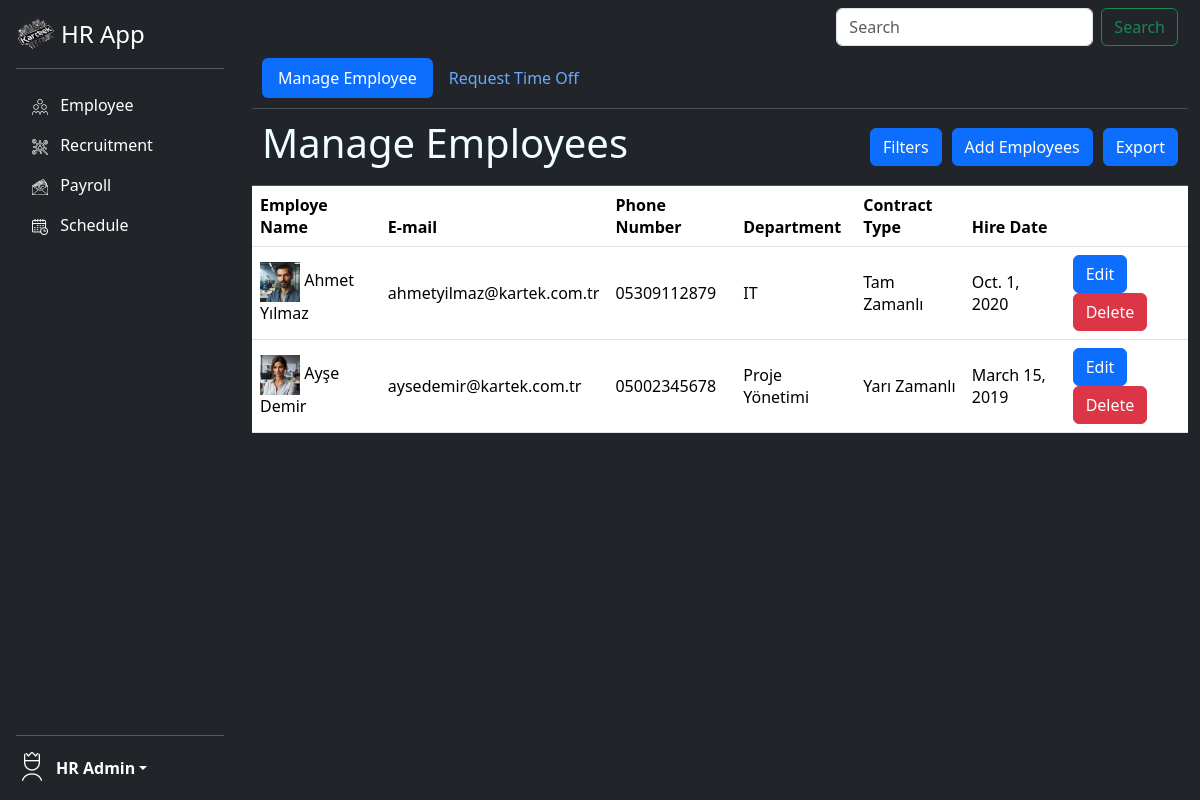
Screenshot of /hr_app/ with the database file from the repository.
### hr_app/models.py (models this page shows, shortened)
class Employee(models.Model):
    name = models.CharField(max_length=100)
    email = models.EmailField(help_text="someone@kartek.com",unique=True)
    phone = models.CharField(max_length=15)
    address = models.TextField(null=True)
    position = models.CharField(max_length=50)
    contract_type = models.CharField(max_length=50)
    hire_date= models.DateField()
    salary = models.DecimalField(max_digits=10,decimal_places=2)
    department = models.CharField(max_length=100)
    education = models.CharField(max_length=100)
    birthdate = models.DateField()
    photo = models.ImageField(upload_to="employee_photos/")
    password = models.CharField(max_length=120)
    absence = models.DecimalField(max_digits=4,decimal_places=1,null=True)

### hr_app/views.py (the view)
# urls.py: path("", views.manageemployee,name="manageemployee"),
def manageemployee(request):
    employees = Employee.objects.all()
    return render(request,"manageemployee.html",{"employees":employees})

### hr_app/templates/manageemployee.html (shortened to what this page needs)
{% extends "base.html" %}
{% block content %}
<div class="container fixed-top " style="max-height: 80vh; overflow-y: auto; margin-left: 20%; margin-top: 4%; width:auto">
<nav class=" nav nav-pills navbar-expand-lg bg-dark border-bottom border-body" data-bs-theme="dark" style="color: azure;
padding: 10px;">
    <a href="{% url 'hr_app:manageemployee' %}" class="nav-link active" aria-current="page"> Manage Employee</a>
    <a href="" class="nav-link"> Request Time Off</a>
  </nav>
  <nav class="navbar navbar-expand-lg bg-dark border-bottom border-body" data-bs-theme="dark" style="padding: 10px; color: azure;">
    <h1 style="margin-right: auto;"> Manage Employees</h1>
    <button type="button" class="btn btn-primary" data-bs-toggle="modal" data-bs-target="#exampleModal" style="margin-right:10px;">
      Filters
    </button>
    <a class="btn btn-primary" href="{% url 'hr_app:addemployee' %}" role="button" style="margin-right: 10px;">Add Employees</a>
    <a class="btn btn-primary" href="{% url 'hr_app:export_excel_employee' %}" role="button">Export</a>
  </nav>
<table class="table">
    <thead>
      <tr>
        <th scope="col">Employe Name</th>
        <th scope="col">E-mail</th>
        <th scope="col">Phone Number</th>
        <th scope="col">Department</th>
        <th scope="col">Contract Type</th>
        <th scope="col">Hire Date</th>
        <th> </th>
      </tr>
    </thead>
    <tbody>
        {% for employee in employees %}
      <tr valign="middle">
        <td> <img src='{{employee.photo.url}}' alt="Employee photo" align="middle" width="40px" height="40px">
        {{employee.name}}
        </td>
        <td>
          {{employee.email}}
        </td>
        <td>
            {{employee.phone}}
        </td>
        <td>
            {{employee.department}}
        </td>
        <td>
            {{employee.contract_type}}
        </td>
        <td>
            {{employee.hire_date}}
        </td>
        <td>
            <a class="btn btn-primary" href="{% url 'hr_app:edit_employee' employee.id %}" role="button">Edit</a>
            <a class="btn btn-danger" href="{% url 'hr_app:deleteemployee' employee.id %}" role="button">Delete</a>
        </td>
      </tr>
        {% endfor %}
    </tbody>
  </table>
</div>
{% endblock %}

### rows the page displays
Employee: photo (picture), name "Ahmet Yılmaz", email "ahmetyilmaz@kartek.com.tr", phone "05309112879", department "IT", contract_type "Tam Zamanlı", hire_date "Oct. 1, 2020"
Employee: photo (picture), name "Ayşe Demir", email "aysedemir@kartek.com.tr", phone "05002345678", department "Proje Yönetimi", contract_type "Yarı Zamanlı", hire_date "March 15, 2019"
